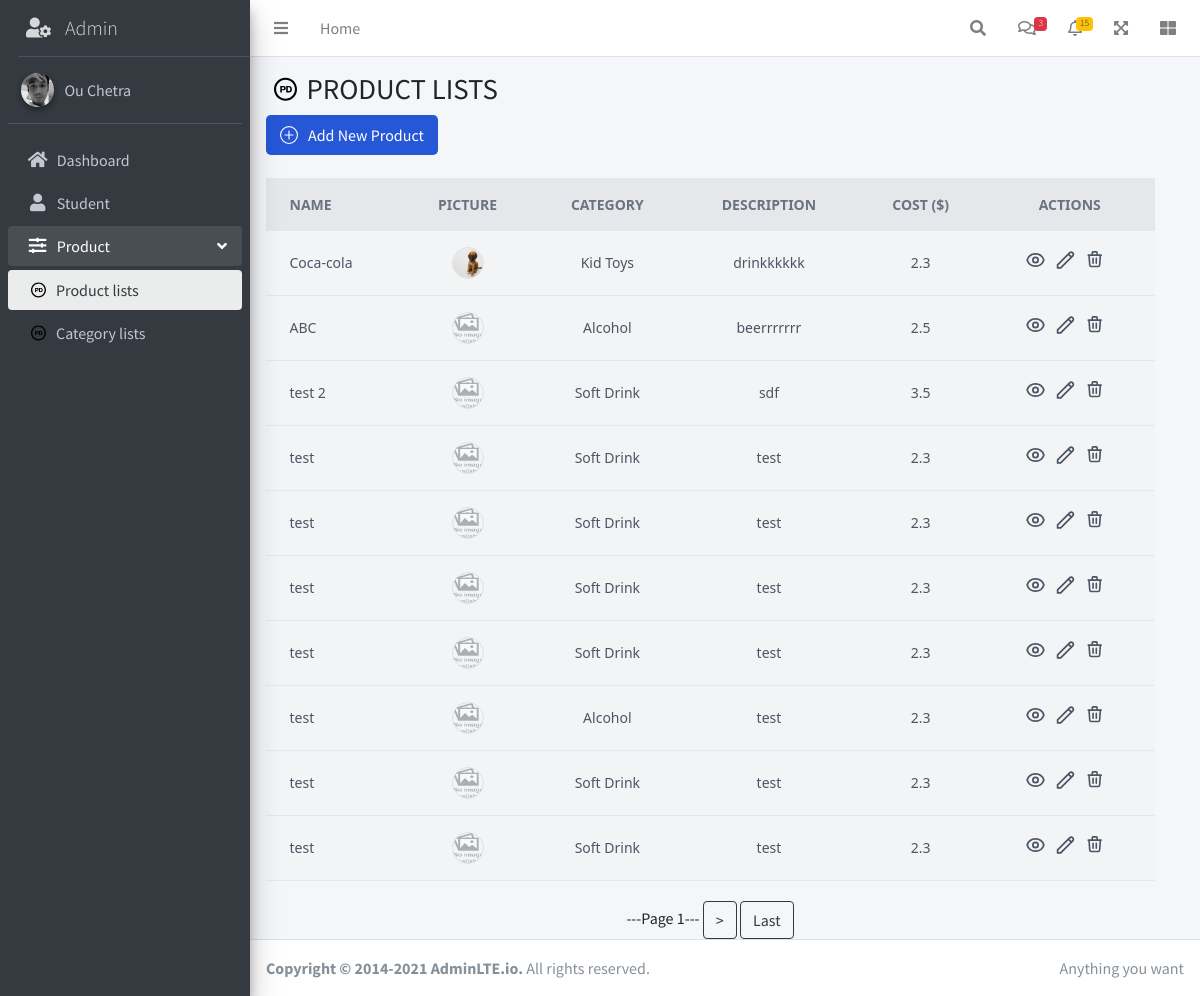
The app's page /admin/product with its own data.
### tables this page shows
CREATE TABLE "products" (
  "productId" INTEGER NOT NULL,
  "categoryId" INTEGER NOT NULL,
  "productName" TEXT NOT NULL,
  "productDesc" TEXT DEFAULT NA,
  "productCost" real NOT NULL,
  "image" TEXT DEFAULT default_img,
  PRIMARY KEY ("productId"),
  CONSTRAINT "categoryId" FOREIGN KEY ("categoryId") REFERENCES "categories" ("categoryId") ON DELETE NO ACTION ON UPDATE NO ACTION
);

CREATE TABLE "categories" (
  "categoryId" INTEGER NOT NULL,
  "categoryName" TEXT NOT NULL,
  "categoryDesc" TEXT DEFAULT NA,
  PRIMARY KEY ("categoryId")
);

### route/product.py (the view)
@products.route('/admin/product')
def product():
    page = request.args.get('page', 1, type=int)
    records_per_page = 10
    offset = (page - 1) * records_per_page
    rows = execute_query(
        "SELECT products.*, categories.categoryName AS category_name FROM products INNER JOIN categories ON products.categoryId = categories.categoryId LIMIT ? OFFSET ?",
        (records_per_page, offset))
    total_records = execute_query("SELECT COUNT(*) FROM products")[0][0]
    total_pages = (total_records // records_per_page) + (total_records % records_per_page > 0)
    return render_template('admin/product/index.html', rows=rows, page=page, total_pages=total_pages)

### config.py (called while the page is built)
def execute_query(query, params=(), database="student_ss34.db", is_insert=False):
    con = sql.connect(database)
    con.row_factory = sql.Row
    cur = con.cursor()
    cur.execute(query, params)
    if is_insert:
        con.commit()
        return
    rows = cur.fetchall()
    return rows

### templates/admin/product/index.html (shortened to what this page needs)
{% extends 'admin/layout_admin.html' %}
{% block main_content %}
    <div class="content-header">
        <div class="container-fluid">
            <div class="row mb-2">
                <div style="display: flex;" class="col-sm-6">
                    <h1 class="m-0">PRODUCT LISTS</h1>
                </div>
            </div>
        </div>
        <a href="{{ url_for('products.add_product') }}">
            <button type="submit"
                    class="text-white bg-[#2557D6] hover:bg-[#2557D6]/90 focus:ring-4 focus:ring-[#2557D6]/50 focus:outline-none font-medium rounded-lg text-md px-3.5 py-2 text-center inline-flex items-center dark:focus:ring-[#2557D6]/50 mr-2 mb-2">
                Add New Product
            </button>
        </a>
    </div>
    <div class="content" style="padding-right: 30px">
        <div class="container-fluid">
            <div class="row">
                <div class="col-lg-12 lg-12">
                    <div class="overflow-x-auto">
                        <div class="bg-gray-100 flex items-center justify-center bg-gray-100 font-sans overflow-hidden">
                            <div class="w-full lg:w-6/6">
                                <table class="min-w-max w-full table-auto">
                                    <thead>
                                    <tr class="bg-gray-200 text-gray-500 uppercase text-sm leading-normal">
                                        <th class="py-3 px-6 text-left">Name</th>
                                        <th class="py-3 px-6 text-center">Picture</th>
                                        <th class="py-3 px-6 text-center">Category</th>
                                        <th class="py-3 px-6 text-center">Description</th>
                                        <th class="py-3 px-6 text-center">Cost ($)</th>
                                        <th class="py-3 px-6 text-center">Actions</th>
                                    </tr>
                                    </thead>
                                    {% for item in rows %}
                                        <tbody class="text-gray-600 text-sm font-light">
                                        <tr class="border-b border-gray-200 hover:bg-gray-100">
                                            <td class="py-3 px-6 text-left whitespace-nowrap">
                                                <span class="font-medium">{{ item.productName }}</span>
                                            </td>
                                            <td class="py-3 px-6 text-center">
                                                <div class="flex items-center justify-center">
                                                    <img class="w-8 h-8 rounded-full border-gray-200 border transform hover:scale-150"
                                                         src="{{ url_for('static', filename='img/product/' + (item.image if '.' in item.image else item.image + '.jpg')) }}"/>
                                                </div>
                                            </td>
                                            <td class="py-3 px-6 text-center">
                                                <span>{{ item.category_name }}</span>
                                            </td>
                                            <td class="py-3 px-6 text-center">
                                                <span>{{ item.productDesc }}</span>
                                            </td>
                                            <td class="py-3 px-6 text-center">
                                                <span>{{ item.productCost }}</span>
                                            </td>
                                            <td class="py-3 px-6 text-center">
                                                <div class="flex item-center justify-center">
                                                    <div class="w-5 mr-2.5 transform hover:text-blue-500 hover:scale-110">
                                                        <form method="post" action="/admin/detail_product">
                                                            <button type="submit" title="Details">
                                                            </button>
                                                        </form>
                                                    </div>
                                                    <div class="w-5 mr-2.5 transform hover:text-blue-500 hover:scale-110">
                                                        <form method="post" action="/admin/edit_product">
                                                            <button type="submit" title="Modify">
                                                                <svg xmlns="http://www.w3.org/2000/svg" width=21
                                                                     height=22 fill="none"
                                                                     viewBox="0 0 24 24" stroke="currentColor">
                                                                    <path stroke-linecap="round" stroke-linejoin="round"
                                                                          stroke-width="2"
                                                                          d="M15.232 5.232l3.536 3.536m-2.036-5.036a2.5 2.5 0 113.536 3.536L6.5 21.036H3v-3.572L16.732 3.732z"/>
                                                                </svg>
                                                            </button>
                                                        </form>
                                                    </div>
                                                    <div class="w-5 mr-2.5 transform hover:text-red-500 hover:scale-110">
                                                        <form
                                                                action="{{ url_for('products.delete_product') }}"
                                                                method="post"
                                                        >
                                                            <button type="submit" title="Delete">
                                                                <svg xmlns="http://www.w3.org/2000/svg" width=21
                                                                     height=22 fill="none"
                                                                     viewBox="0 0 26 26"
                                                                     stroke="currentColor">
                                                                    <path stroke-linecap="round" stroke-linejoin="round"
                                                                          stroke-width="2"
                                                                          d="M19 7l-.867 12.142A2 2 0 0116.138 21H7.862a2 2 0 01-1.995-1.858L5 7m5 4v6m4-6v6m1-10V4a1 1 0 00-1-1h-4a1 1 0 00-1 1v3M4 7h16"/>
                                                                </svg>
                                                            </button>
                                                        </form>
                                                    </div>
                                                </div>
                                            </td>
                                        </tr>
                                        </tbody>
                                    {% endfor %}
                                </table>
                            </div>
                        </div>
                    </div>
                </div>
            </div>
        </div>
        <div style="margin-top: 20px" class="text-center">
            <span>---Page {{ page }}---</span>
            {% if page < total_pages %}
                <a href="{{ url_for('products.product', page=page+1) }}" class="btn btn-outline-dark">></a>
                <a href="{{ url_for('products.product', page=total_pages) }}" class="btn btn-outline-dark">Last</a>
            {% endif %}
        </div>
    </div>
{% endblock %}

### records on screen
products: productName "Coca-cola", image (picture), category_name "Kid Toys", productDesc "drinkkkkkk", productCost "2.3"
products: productName "ABC", image (placeholder picture), category_name "Alcohol", productDesc "beerrrrrrr", productCost "2.5"
products: productName "test 2", image (placeholder picture), category_name "Soft Drink", productDesc "sdf", productCost "3.5"
products: productName "test", image (placeholder picture), category_name "Soft Drink", productDesc "test", productCost "2.3"
products: productName "test", image (placeholder picture), category_name "Soft Drink", productDesc "test", productCost "2.3"
products: productName "test", image (placeholder picture), category_name "Soft Drink", productDesc "test", productCost "2.3"
products: productName "test", image (placeholder picture), category_name "Soft Drink", productDesc "test", productCost "2.3"
products: productName "test", image (placeholder picture), category_name "Alcohol", productDesc "test", productCost "2.3"
products: productName "test", image (placeholder picture), category_name "Soft Drink", productDesc "test", productCost "2.3"
products: productName "test", image (placeholder picture), category_name "Soft Drink", productDesc "test", productCost "2.3"

### other values on screen
{{ page }} "1"
